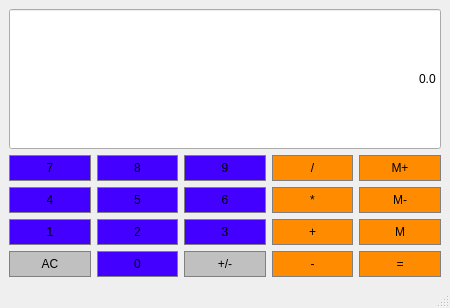
<?xml version="1.0" encoding="UTF-8"?>
<ui version="4.0">
 <class>Calculator</class>
 <widget class="QMainWindow" name="Calculator">
  <property name="geometry">
   <rect>
    <x>0</x>
    <y>0</y>
    <width>450</width>
    <height>308</height>
   </rect>
  </property>
  <property name="windowTitle">
   <string>Calculator</string>
  </property>
  <widget class="QWidget" name="centralwidget">
   <layout class="QGridLayout" name="gridLayout">
    <item row="2" column="3">
     <widget class="QPushButton" name="Mutiply">
      <property name="styleSheet">
       <string notr="true">QPushButton{
	background-color: #FF8C00;
	border: 1px solid gray;
	padding: 5px;
}

QPushButton:pressed{
	background-color: #A9A9A9;
	border: 1px solid gray;
	padding: 5px;
}</string>
      </property>
      <property name="text">
       <string>*</string>
      </property>
     </widget>
    </item>
    <item row="1" column="2">
     <widget class="QPushButton" name="Button9">
      <property name="styleSheet">
       <string notr="true">QPushButton{
	background-color: #4300FF;
	border: 1px solid gray;
	padding: 5px;
}

QPushButton:pressed{
	background-color: #A9A9A9;
	border: 1px solid gray;
	padding: 5px;
}</string>
      </property>
      <property name="text">
       <string>9</string>
      </property>
     </widget>
    </item>
    <item row="3" column="2">
     <widget class="QPushButton" name="Button3">
      <property name="styleSheet">
       <string notr="true">QPushButton{
	background-color: #4300FF;
	border: 1px solid gray;
	padding: 5px;
}

QPushButton:pressed{
	background-color: #A9A9A9;
	border: 1px solid gray;
	padding: 5px;
}</string>
      </property>
      <property name="text">
       <string>3</string>
      </property>
     </widget>
    </item>
    <item row="2" column="4">
     <widget class="QPushButton" name="MemClear">
      <property name="styleSheet">
       <string notr="true">QPushButton{
	background-color: #FF8C00;
	border: 1px solid gray;
	padding: 5px;
}

QPushButton:pressed{
	background-color: #A9A9A9;
	border: 1px solid gray;
	padding: 5px;
}</string>
      </property>
      <property name="text">
       <string>M-</string>
      </property>
     </widget>
    </item>
    <item row="3" column="3">
     <widget class="QPushButton" name="Addition">
      <property name="styleSheet">
       <string notr="true">QPushButton{
	background-color: #FF8C00;
	border: 1px solid gray;
	padding: 5px;
}

QPushButton:pressed{
	background-color: #A9A9A9;
	border: 1px solid gray;
	padding: 5px;
}</string>
      </property>
      <property name="text">
       <string>+</string>
      </property>
     </widget>
    </item>
    <item row="4" column="3">
     <widget class="QPushButton" name="Subtract">
      <property name="styleSheet">
       <string notr="true">QPushButton{
	background-color: #FF8C00;
	border: 1px solid gray;
	padding: 5px;
}

QPushButton:pressed{
	background-color: #A9A9A9;
	border: 1px solid gray;
	padding: 5px;
}</string>
      </property>
      <property name="text">
       <string>-</string>
      </property>
     </widget>
    </item>
    <item row="4" column="1">
     <widget class="QPushButton" name="Button0">
      <property name="styleSheet">
       <string notr="true">QPushButton{
	background-color: #4300FF;
	border: 1px solid gray;
	padding: 5px;
}

QPushButton:pressed{
	background-color: #A9A9A9;
	border: 1px solid gray;
	padding: 5px;
}</string>
      </property>
      <property name="text">
       <string>0</string>
      </property>
     </widget>
    </item>
    <item row="1" column="0">
     <widget class="QPushButton" name="Button7">
      <property name="styleSheet">
       <string notr="true">QPushButton{
	background-color: #4300FF;
	border: 1px solid gray;
	padding: 5px;
}

QPushButton:pressed{
	background-color: #A9A9A9;
	border: 1px solid gray;
	padding: 5px;
}</string>
      </property>
      <property name="text">
       <string>7</string>
      </property>
     </widget>
    </item>
    <item row="2" column="2">
     <widget class="QPushButton" name="Button6">
      <property name="styleSheet">
       <string notr="true">QPushButton{
	background-color: #4300FF;
	border: 1px solid gray;
	padding: 5px;
}

QPushButton:pressed{
	background-color: #A9A9A9;
	border: 1px solid gray;
	padding: 5px;
}</string>
      </property>
      <property name="text">
       <string>6</string>
      </property>
     </widget>
    </item>
    <item row="4" column="2">
     <widget class="QPushButton" name="ChangeSign">
      <property name="styleSheet">
       <string>QPushButton{
	background-color: #C0C0C0;
	border: 1px solid gray;
	padding: 5px;
}

QPushButton:pressed{
	background-color: #A9A9A9;
	border: 1px solid gray;
	padding: 5px;
}</string>
      </property>
      <property name="text">
       <string>+/-</string>
      </property>
     </widget>
    </item>
    <item row="1" column="3">
     <widget class="QPushButton" name="Divide">
      <property name="styleSheet">
       <string notr="true">QPushButton{
	background-color: #FF8C00;
	border: 1px solid gray;
	padding: 5px;
}

QPushButton:pressed{
	background-color: #A9A9A9;
	border: 1px solid gray;
	padding: 5px;
}</string>
      </property>
      <property name="text">
       <string>/</string>
      </property>
     </widget>
    </item>
    <item row="2" column="0">
     <widget class="QPushButton" name="Button4">
      <property name="styleSheet">
       <string notr="true">QPushButton{
	background-color: #4300FF;
	border: 1px solid gray;
	padding: 5px;
}

QPushButton:pressed{
	background-color: #A9A9A9;
	border: 1px solid gray;
	padding: 5px;
}</string>
      </property>
      <property name="text">
       <string>4</string>
      </property>
     </widget>
    </item>
    <item row="2" column="1">
     <widget class="QPushButton" name="Button5">
      <property name="styleSheet">
       <string notr="true">QPushButton{
	background-color: #4300FF;
	border: 1px solid gray;
	padding: 5px;
}

QPushButton:pressed{
	background-color: #A9A9A9;
	border: 1px solid gray;
	padding: 5px;
}</string>
      </property>
      <property name="text">
       <string>5</string>
      </property>
     </widget>
    </item>
    <item row="3" column="4">
     <widget class="QPushButton" name="MemGet">
      <property name="styleSheet">
       <string notr="true">QPushButton{
	background-color: #FF8C00;
	border: 1px solid gray;
	padding: 5px;
}

QPushButton:pressed{
	background-color: #A9A9A9;
	border: 1px solid gray;
	padding: 5px;
}</string>
      </property>
      <property name="text">
       <string>M</string>
      </property>
     </widget>
    </item>
    <item row="1" column="1">
     <widget class="QPushButton" name="Button8">
      <property name="styleSheet">
       <string notr="true">QPushButton{
	background-color: #4300FF;
	border: 1px solid gray;
	padding: 5px;
}

QPushButton:pressed{
	background-color: #A9A9A9;
	border: 1px solid gray;
	padding: 5px;
}</string>
      </property>
      <property name="text">
       <string>8</string>
      </property>
     </widget>
    </item>
    <item row="3" column="0">
     <widget class="QPushButton" name="Button1">
      <property name="styleSheet">
       <string notr="true">QPushButton{
	background-color: #4300FF;
	border: 1px solid gray;
	padding: 5px;
}

QPushButton:pressed{
	background-color: #A9A9A9;
	border: 1px solid gray;
	padding: 5px;
}</string>
      </property>
      <property name="text">
       <string>1</string>
      </property>
     </widget>
    </item>
    <item row="4" column="4">
     <widget class="QPushButton" name="Equals">
      <property name="styleSheet">
       <string notr="true">QPushButton{
	background-color: #FF8C00;
	border: 1px solid gray;
	padding: 5px;
}

QPushButton:pressed{
	background-color: #A9A9A9;
	border: 1px solid gray;
	padding: 5px;
}</string>
      </property>
      <property name="text">
       <string>=</string>
      </property>
     </widget>
    </item>
    <item row="1" column="4">
     <widget class="QPushButton" name="MemAdd">
      <property name="styleSheet">
       <string notr="true">QPushButton{
	background-color: #FF8C00;
	border: 1px solid gray;
	padding: 5px;
}

QPushButton:pressed{
	background-color: #A9A9A9;
	border: 1px solid gray;
	padding: 5px;
}</string>
      </property>
      <property name="text">
       <string>M+</string>
      </property>
     </widget>
    </item>
    <item row="4" column="0">
     <widget class="QPushButton" name="Clear">
      <property name="styleSheet">
       <string>QPushButton{
	background-color: #C0C0C0;
	border: 1px solid gray;
	padding: 5px;
}

QPushButton:pressed{
	background-color: #A9A9A9;
	border: 1px solid gray;
	padding: 5px;
}</string>
      </property>
      <property name="text">
       <string>AC</string>
      </property>
     </widget>
    </item>
    <item row="3" column="1">
     <widget class="QPushButton" name="Button2">
      <property name="styleSheet">
       <string notr="true">QPushButton{
	background-color: #4300FF;
	border: 1px solid gray;
	padding: 5px;
}

QPushButton:pressed{
	background-color: #A9A9A9;
	border: 1px solid gray;
	padding: 5px;
}</string>
      </property>
      <property name="text">
       <string>2</string>
      </property>
     </widget>
    </item>
    <item row="0" column="0" colspan="5">
     <widget class="QLineEdit" name="Display">
      <property name="sizePolicy">
       <sizepolicy hsizetype="Preferred" vsizetype="Preferred">
        <horstretch>0</horstretch>
        <verstretch>0</verstretch>
       </sizepolicy>
      </property>
      <property name="styleSheet">
       <string notr="true">QlINEeDIT{
	background-color: gray;
	border: 1px solid gray;
	color: #FFFF;
}

</string>
      </property>
      <property name="text">
       <string>0.0</string>
      </property>
      <property name="alignment">
       <set>Qt::AlignmentFlag::AlignRight|Qt::AlignmentFlag::AlignTrailing|Qt::AlignmentFlag::AlignVCenter</set>
      </property>
     </widget>
    </item>
   </layout>
  </widget>
  <widget class="QMenuBar" name="menubar">
   <property name="geometry">
    <rect>
     <x>0</x>
     <y>0</y>
     <width>450</width>
     <height>21</height>
    </rect>
   </property>
  </widget>
  <widget class="QStatusBar" name="statusbar"/>
 </widget>
 <resources/>
 <connections/>
</ui>
